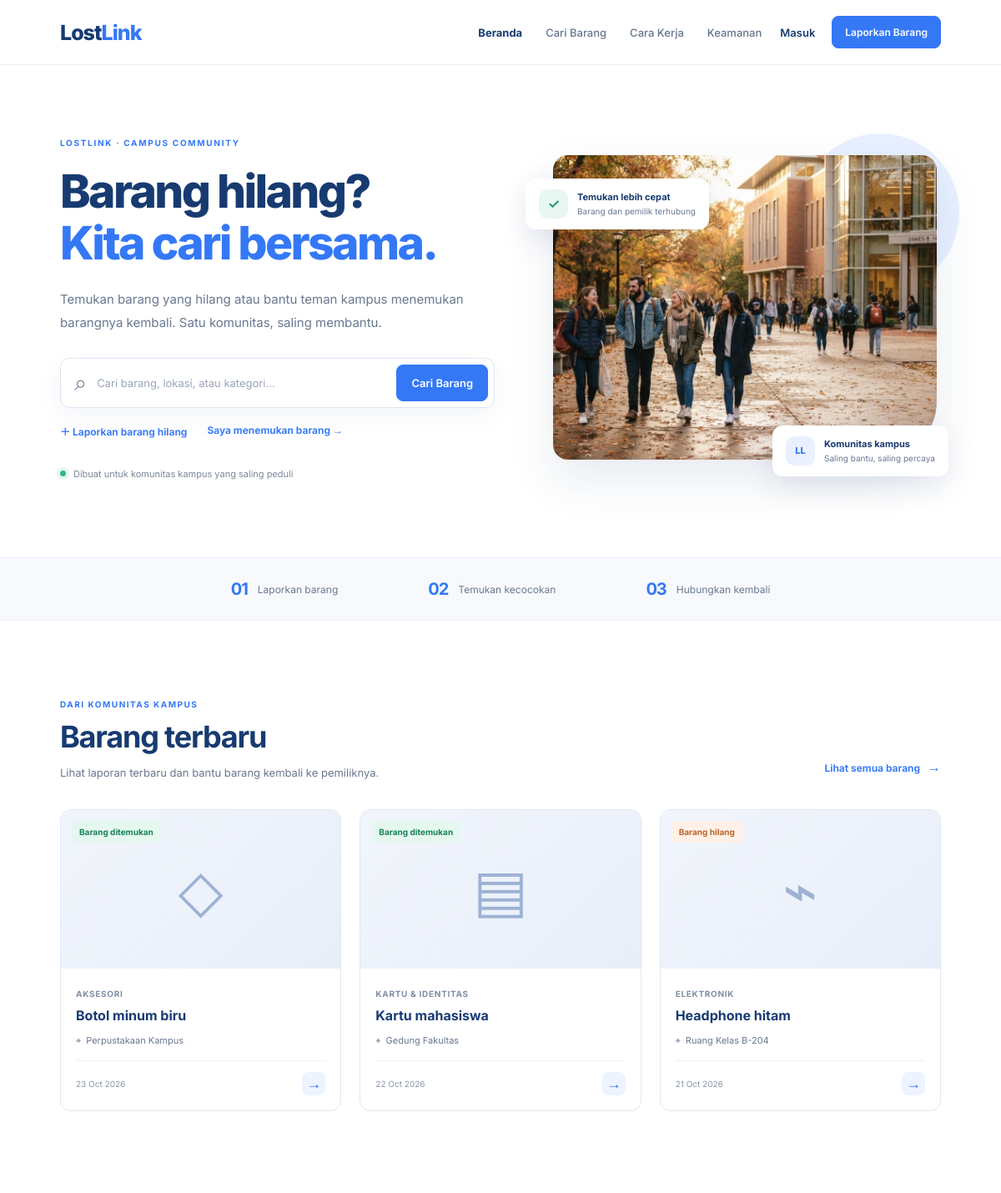
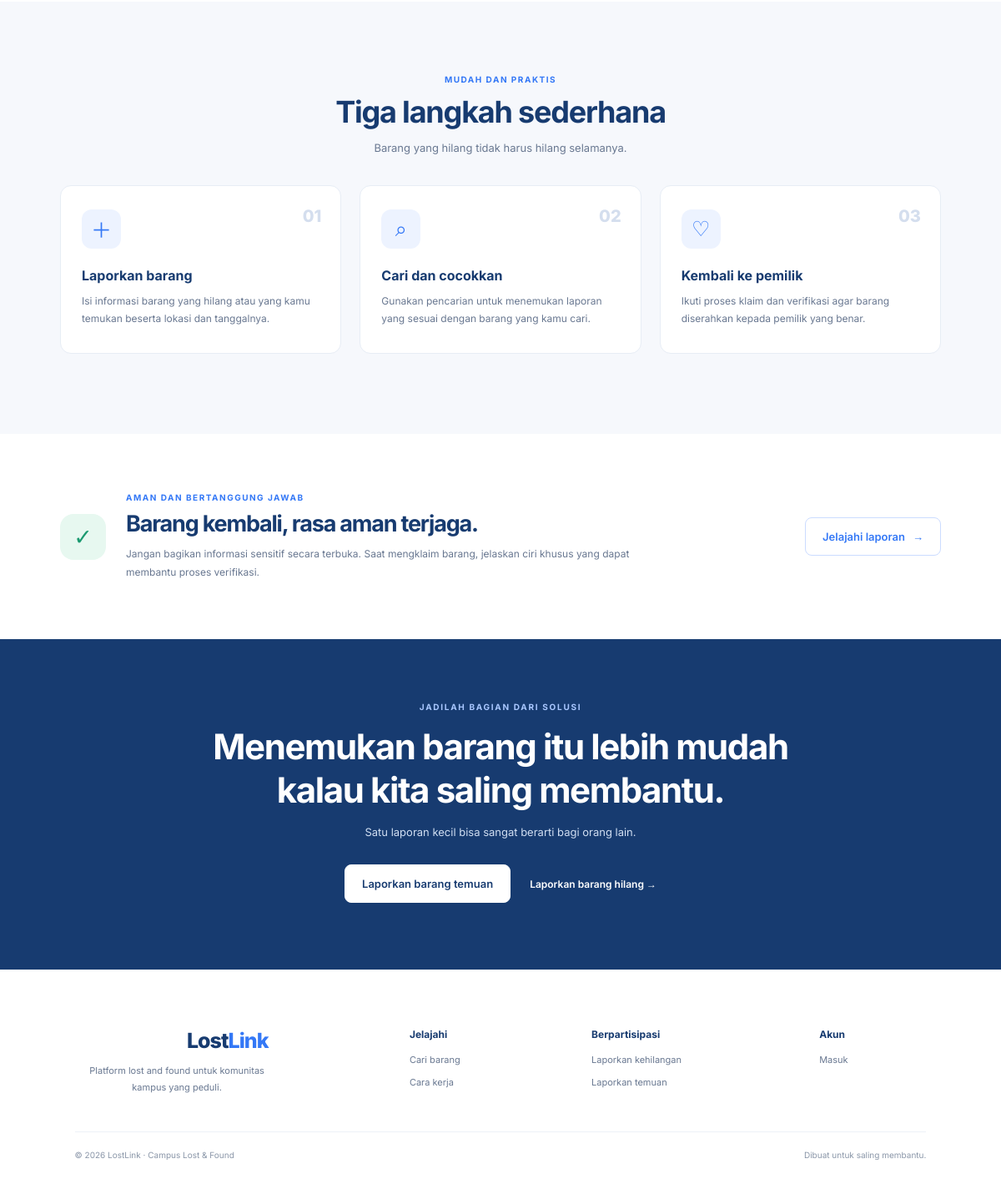
The page / on the database its author committed (2 pictures, top to bottom).
### tables this page shows
CREATE TABLE IF NOT EXISTS items (
  id INT UNSIGNED AUTO_INCREMENT PRIMARY KEY,
  user_id INT UNSIGNED DEFAULT NULL,
  judul VARCHAR(150) NOT NULL,
  deskripsi TEXT DEFAULT NULL,
  kategori ENUM('Elektronik','Aksesori','Kartu & Identitas','Buku & Alat Tulis','Pakaian','Lainnya') NOT NULL DEFAULT 'Lainnya',
  tipe ENUM('hilang','temuan') NOT NULL DEFAULT 'temuan',
  lokasi VARCHAR(150) NOT NULL,
  tanggal_kejadian DATE DEFAULT NULL,
  foto VARCHAR(255) DEFAULT NULL,
  status ENUM('tersedia','proses_klaim','dikembalikan') NOT NULL DEFAULT 'tersedia',
  kontak VARCHAR(150) DEFAULT NULL,
  created_at TIMESTAMP DEFAULT CURRENT_TIMESTAMP,
  updated_at TIMESTAMP DEFAULT CURRENT_TIMESTAMP ON UPDATE CURRENT_TIMESTAMP,
  CONSTRAINT fk_items_user FOREIGN KEY (user_id) REFERENCES users(id) ON DELETE SET NULL,
  INDEX idx_items_tipe_status (tipe,status),
  INDEX idx_items_kategori (kategori),
  INDEX idx_items_tanggal (tanggal_kejadian)
);

### index.php (the view, shortened to what this page needs)
<?php
require_once __DIR__ . '/config/database.php';
$items = [];
$dbReady = false;
if ($pdo instanceof PDO) {
    try {
        $stmt = $pdo->query("SELECT id, judul, deskripsi, kategori, tipe, lokasi, tanggal_kejadian, foto, status FROM items WHERE status <> 'dikembalikan' ORDER BY created_at DESC LIMIT 6");
        $items = $stmt->fetchAll();
        $dbReady = true;
    } catch (PDOException $e) {
        error_log('LostLink item query failed: ' . $e->getMessage());
    }
}
function e($value): string { return htmlspecialchars((string)$value, ENT_QUOTES, 'UTF-8'); }
function itemDate($date): string {
    $time = strtotime($date);
    return $time ? date('d M Y', $time) : 'Tanggal tidak dicantumkan';
}
?>
<!DOCTYPE html>
<html lang="id">
<head>
  <link rel="stylesheet" href="assets/css/style.css">
  <link rel="stylesheet" href="assets/css/landing.css">
</head>
<body class="landing-page">
<header class="navbar landing-nav">
  <a href="index.php" class="logo">Lost<span>Link</span></a>
  <nav class="nav-links">
    <a class="active" href="index.php">Beranda</a>
    <a href="#barang-terbaru">Cari Barang</a>
    <a href="#cara-kerja">Cara Kerja</a>
    <a href="#keamanan">Keamanan</a>
  </nav>
  <div class="nav-actions">
    <a class="nav-login" href="login.php">Masuk</a>
    <a class="button button-small" href="lapor-hilang.php">Laporkan Barang</a>
  </div>
</header>
<main>
  <section class="hero section-wrap">
    <div class="hero-copy">
      <span class="eyebrow hero-eyebrow">LOSTLINK · CAMPUS COMMUNITY</span>
      <h1>Barang hilang?<br><span>Kita cari bersama.</span></h1>
      <p>Temukan barang yang hilang atau bantu teman kampus menemukan barangnya kembali. Satu komunitas, saling membantu.</p>
      <form class="hero-search" action="cari-barang.php" method="get">
        <span class="search-symbol" aria-hidden="true">⌕</span>
        <input type="search" name="q" placeholder="Cari barang, lokasi, atau kategori..." aria-label="Cari barang">
        <button type="submit" class="button">Cari Barang</button>
      </form>
      <div class="hero-links">
        <a href="lapor-hilang.php">＋ Laporkan barang hilang</a>
        <a href="lapor-temuan.php">Saya menemukan barang →</a>
      </div>
      <div class="trust-line"><span class="trust-dot"></span> Dibuat untuk komunitas kampus yang saling peduli</div>
    </div>
    <div class="hero-visual">
      <div class="hero-image-frame"><img src="assets/images/campus.png" alt="Area kampus LostLink" class="hero-image"></div>
      <div class="floating-note note-top"><span class="note-icon">✓</span><span><strong>Temukan lebih cepat</strong><small>Barang dan pemilik terhubung</small></span></div>
      <div class="floating-note note-bottom"><span class="note-avatar">LL</span><span><strong>Komunitas kampus</strong><small>Saling bantu, saling percaya</small></span></div>
    </div>
  </section>
  <section class="stats-strip" aria-label="Tentang LostLink">
    <div><strong>01</strong><span>Laporkan barang</span></div>
    <div><strong>02</strong><span>Temukan kecocokan</span></div>
    <div><strong>03</strong><span>Hubungkan kembali</span></div>
  </section>
  <section class="items-section section-wrap" id="barang-terbaru">
    <div class="section-heading">
      <div><span class="eyebrow">DARI KOMUNITAS KAMPUS</span><h2>Barang terbaru</h2><p>Lihat laporan terbaru dan bantu barang kembali ke pemiliknya.</p></div>
      <a class="text-link" href="cari-barang.php">Lihat semua barang <span>→</span></a>
    </div>
    <?php if (!$dbReady): ?>
      <div class="database-notice"><strong>Database belum tersambung.</strong> Import file <code>database.sql</code> melalui phpMyAdmin, lalu muat ulang halaman ini.</div>
    <?php elseif (!$items): ?>
      <div class="empty-state"><div class="empty-icon">⌕</div><h3>Belum ada laporan barang</h3><p>Jadilah yang pertama membantu komunitas kampus.</p><a class="button" href="lapor-temuan.php">Laporkan barang temuan</a></div>
    <?php else: ?>
      <div class="item-grid">
        <?php foreach ($items as $item): ?>
          <article class="item-card">
            <a class="item-image" href="detail-barang.php?id=<?= (int)$item['id'] ?>" aria-label="Lihat <?= e($item['judul']) ?>">
              <?php if (!empty($item['foto']) && is_file(__DIR__ . '/' . $item['foto'])): ?>
                <img src="<?= e($item['foto']) ?>" alt="<?= e($item['judul']) ?>">
              <?php else: ?>
                <span class="item-placeholder" aria-hidden="true"><?= $item['kategori'] === 'Elektronik' ? '⌁' : ($item['kategori'] === 'Kartu & Identitas' ? '▤' : '◇') ?></span>
              <?php endif; ?>
              <span class="item-type <?= $item['tipe'] === 'hilang' ? 'type-lost' : 'type-found' ?>"><?= $item['tipe'] === 'hilang' ? 'Barang hilang' : 'Barang ditemukan' ?></span>
            </a>
            <div class="item-content"><span class="item-category"><?= e($item['kategori']) ?></span><h3><a href="detail-barang.php?id=<?= (int)$item['id'] ?>"><?= e($item['judul']) ?></a></h3><p class="item-location"><span>⌖</span> <?= e($item['lokasi']) ?></p><div class="item-card-footer"><span><?= e(itemDate($item['tanggal_kejadian'])) ?></span><a href="detail-barang.php?id=<?= (int)$item['id'] ?>" aria-label="Detail barang">→</a></div></div>
          </article>
        <?php endforeach; ?>
      </div>
    <?php endif; ?>
  </section>
  <section class="how-section" id="cara-kerja">
    <div class="section-wrap">
      <div class="section-heading centered-heading"><div><span class="eyebrow">MUDAH DAN PRAKTIS</span><h2>Tiga langkah sederhana</h2><p>Barang yang hilang tidak harus hilang selamanya.</p></div></div>
      <div class="steps-grid">
        <article class="step-card"><span class="step-number">01</span><div class="step-icon">＋</div><h3>Laporkan barang</h3><p>Isi informasi barang yang hilang atau yang kamu temukan beserta lokasi dan tanggalnya.</p></article>
        <article class="step-card"><span class="step-number">02</span><div class="step-icon">⌕</div><h3>Cari dan cocokkan</h3><p>Gunakan pencarian untuk menemukan laporan yang sesuai dengan barang yang kamu cari.</p></article>
        <article class="step-card"><span class="step-number">03</span><div class="step-icon">♡</div><h3>Kembali ke pemilik</h3><p>Ikuti proses klaim dan verifikasi agar barang diserahkan kepada pemilik yang benar.</p></article>
      </div>
    </div>
  </section>
  <section class="safety-section section-wrap" id="keamanan">
    <div class="safety-mark">✓</div><div class="safety-copy"><span class="eyebrow">AMAN DAN BERTANGGUNG JAWAB</span><h2>Barang kembali, rasa aman terjaga.</h2><p>Jangan bagikan informasi sensitif secara terbuka. Saat mengklaim barang, jelaskan ciri khusus yang dapat membantu proses verifikasi.</p></div><a class="button button-outline" href="cari-barang.php">Jelajahi laporan <span>→</span></a>
  </section>
  <section class="cta-section"><div class="section-wrap cta-inner"><span class="eyebrow">JADILAH BAGIAN DARI SOLUSI</span><h2>Menemukan barang itu lebih mudah<br>kalau kita saling membantu.</h2><p>Satu laporan kecil bisa sangat berarti bagi orang lain.</p><div class="cta-actions"><a class="button button-light" href="lapor-temuan.php">Laporkan barang temuan</a><a class="cta-secondary" href="lapor-hilang.php">Laporkan barang hilang →</a></div></div></section>
</main>
<footer class="site-footer"><div class="section-wrap footer-main"><div class="footer-brand"><a href="index.php" class="logo">Lost<span>Link</span></a><p>Platform lost and found untuk komunitas kampus yang peduli.</p></div><div class="footer-column"><strong>Jelajahi</strong><a href="cari-barang.php">Cari barang</a><a href="#cara-kerja">Cara kerja</a></div><div class="footer-column"><strong>Berpartisipasi</strong><a href="lapor-hilang.php">Laporkan kehilangan</a><a href="lapor-temuan.php">Laporkan temuan</a></div><div class="footer-column"><strong>Akun</strong><a href="login.php">Masuk</a></div></div><div class="section-wrap footer-bottom"><span>© <?= date('Y') ?> LostLink · Campus Lost &amp; Found</span><span>Dibuat untuk saling membantu.</span></div></footer>
</body>
</html>

### assets/css/style.css (style rules this page uses)
:root { --primary: #3478F6; --dark-blue: #173B70; --text: #172B4D; --muted: #66758C; --border: #DCE3ED; --background: #F6F8FC; }
* { box-sizing: border-box; margin: 0; padding: 0; }
body { font-family: 'Inter', sans-serif; color: var(--text); background: var(--background); min-height: 100vh; }
.navbar { min-height: 76px; padding: 0 7%; display: flex; justify-content: space-between; align-items: center; gap: 20px; background: #fff; border-bottom: 1px solid #E8EDF4; }
.logo { font-size: 25px; font-weight: 800; color: var(--dark-blue); text-decoration: none; letter-spacing: -1px; }
.logo span { color: var(--primary); }
.navbar nav { display: flex; align-items: center; gap: 30px; }
.navbar nav a { color: var(--muted); font-size: 14px; text-decoration: none; font-weight: 500; }
.eyebrow { display: block; font-size: 11px; letter-spacing: 1.5px; color: #BDD4FF; font-weight: 700; margin-bottom: 24px; }
footer { text-align: center; padding: 20px; color: var(--muted); font-size: 12px; }

### rows shown on the page
items: tipe "Barang ditemukan", kategori "AKSESORI", judul "Botol minum biru", lokasi "Perpustakaan Kampus", tanggal_kejadian "23 Oct 2026"
items: tipe "Barang ditemukan", kategori "KARTU & IDENTITAS", judul "Kartu mahasiswa", lokasi "Gedung Fakultas", tanggal_kejadian "22 Oct 2026"
items: tipe "Barang hilang", kategori "ELEKTRONIK", judul "Headphone hitam", lokasi "Ruang Kelas B-204", tanggal_kejadian "21 Oct 2026"
